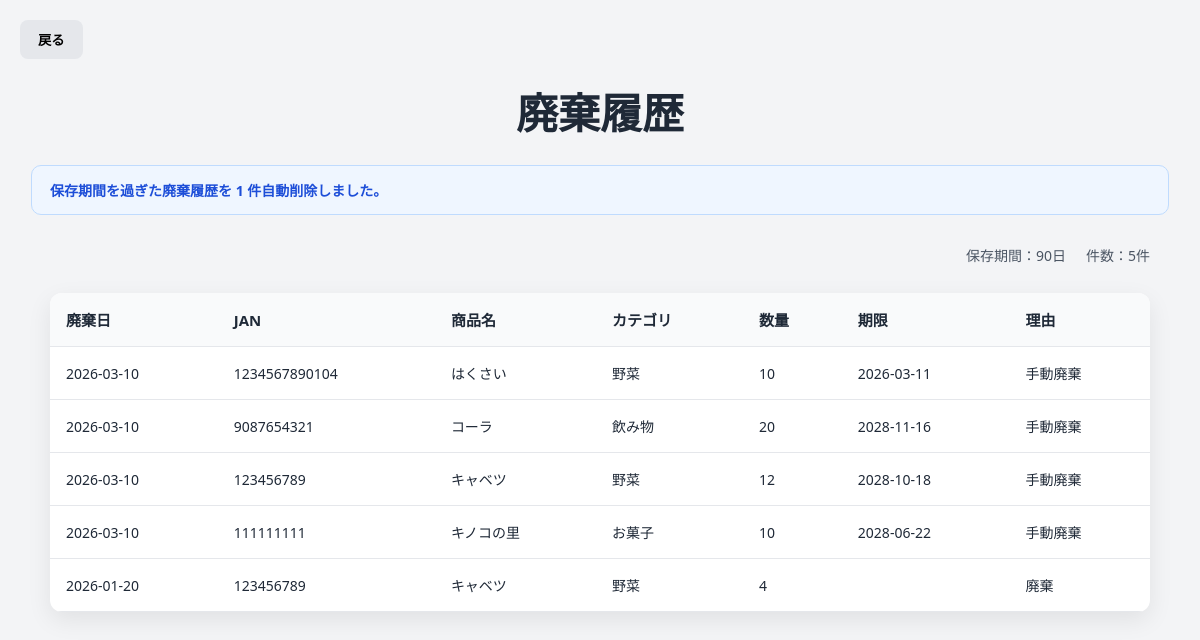
The page /pages/haiki.php (signed in) on the database its author committed.
### tables this page shows
CREATE TABLE `disposal` (
  `id` int(255) NOT NULL,
  `stock_id` int(11) NOT NULL,
  `expire_date` date DEFAULT NULL,
  `item_id` int(255) NOT NULL,
  `disposal_quantity` int(255) NOT NULL,
  `reason` varchar(50) NOT NULL,
  `disposal_date` date NOT NULL,
  `created_at` date NOT NULL
);

CREATE TABLE `items` (
  `id` int(255) NOT NULL,
  `jan_code` varchar(13) NOT NULL,
  `item_name` varchar(100) NOT NULL,
  `category_id` int(255) NOT NULL,
  `unit` varchar(20) NOT NULL,
  `supplier` varchar(100) NOT NULL,
  `created_at` date NOT NULL,
  `updated_at` date NOT NULL,
  `price` int(11) NOT NULL DEFAULT 0,
  `reorder_point` int(11) NOT NULL DEFAULT 5,
  `is_limited` tinyint(1) NOT NULL DEFAULT 0 COMMENT '期間限定フラグ',
  `limited_start` date DEFAULT NULL COMMENT '販売開始日',
  `limited_end` date DEFAULT NULL COMMENT '販売終了日'
);

CREATE TABLE `categories` (
  `id` int(255) NOT NULL,
  `category_group` varchar(50) NOT NULL,
  `category_name` varchar(50) NOT NULL,
  `category_label_ja` varchar(100) NOT NULL
);

### pages/haiki.php (the view, shortened to what this page needs)
<?php
require_once __DIR__ . '/../dbconnect.php';
function h($s){
  return htmlspecialchars((string)$s, ENT_QUOTES, 'UTF-8');
}
function hasColumn(PDO $pdo, string $table, string $column): bool {
  $st = $pdo->prepare("SHOW COLUMNS FROM {$table} LIKE :c");
  $st->execute([':c' => $column]);
  return (bool)$st->fetch(PDO::FETCH_ASSOC);
}
function cleanupDisposalHistory(PDO $pdo, int $retentionDays = 90): int {
  $hasCreatedAt   = hasColumn($pdo, 'disposal', 'created_at');
  $hasDisposalDate = hasColumn($pdo, 'disposal', 'disposal_date');
  $baseColumn = $hasCreatedAt ? 'created_at' : 'disposal_date';
  $sql = "
    DELETE FROM disposal
    WHERE {$baseColumn} IS NOT NULL
      AND DATE({$baseColumn}) < (CURDATE() - INTERVAL :days DAY)
  ";
  $st = $pdo->prepare($sql);
  $st->bindValue(':days', $retentionDays, PDO::PARAM_INT);
  $st->execute();
  return $st->rowCount();
}
$retentionDays = 90;
$deletedCount = 0;
try {
  $deletedCount = cleanupDisposalHistory($pdo, $retentionDays);
} catch (Exception $e) {
  $deletedCount = 0;
}
$hasExpireDate = hasColumn($pdo, 'disposal', 'expire_date');
$expireSelect = $hasExpireDate ? "d.expire_date" : "NULL AS expire_date";
$sql = "
SELECT
  d.id,
  d.disposal_date,
  d.disposal_quantity,
  d.reason,
  {$expireSelect},
  i.jan_code,
  i.item_name,
  c.category_label_ja
FROM disposal d
LEFT JOIN items i ON i.id = d.item_id
LEFT JOIN categories c ON c.id = i.category_id
ORDER BY d.disposal_date DESC, d.id DESC
";
$stmt = $pdo->query($sql);
$rows = $stmt->fetchAll(PDO::FETCH_ASSOC);
$cleanupMessage = '';
if ($deletedCount > 0) {
  $cleanupMessage = "保存期間を過ぎた廃棄履歴を {$deletedCount} 件自動削除しました。";
}
?>
<!DOCTYPE html>
<html lang="ja">
<head>
<link rel="stylesheet" href="../assets/css/haiki.css">
</head>
<body>
<button class="back-btn" onclick="location.href='home.php'">戻る</button>
<div class="container">
  <h1>廃棄履歴</h1>
  <?php if ($cleanupMessage !== ''): ?>
    <div class="notice info"><?= h($cleanupMessage) ?></div>
  <?php endif; ?>
  <div class="history-meta">
    <p>保存期間：<?= (int)$retentionDays ?>日</p>
    <p>件数：<?= count($rows) ?>件</p>
  </div>
  <div class="table-card">
    <div class="table-scroll">
      <table class="item-table">
        <thead>
          <tr>
            <th>廃棄日</th>
            <th>JAN</th>
            <th>商品名</th>
            <th>カテゴリ</th>
            <th>数量</th>
            <th>期限</th>
            <th>理由</th>
          </tr>
        </thead>
        <tbody>
        <?php if ($rows): ?>
          <?php foreach ($rows as $r): ?>
          <tr>
            <td><?= h($r['disposal_date']) ?></td>
            <td><?= h($r['jan_code']) ?></td>
            <td><?= h($r['item_name']) ?></td>
            <td><?= h($r['category_label_ja']) ?></td>
            <td><?= (int)$r['disposal_quantity'] ?></td>
            <td><?= h($r['expire_date']) ?></td>
            <td><?= h($r['reason']) ?></td>
          </tr>
          <?php endforeach; ?>
        <?php else: ?>
          <tr>
            <td colspan="7" class="no-data">廃棄履歴はありません</td>
          </tr>
        <?php endif; ?>
        </tbody>
      </table>
    </div>
  </div>
</div>
</body>
</html>

### assets/css/haiki.css (style rules this page uses)
html { height:100%; }
body { min-height:100%; margin:0; font-family:"Segoe UI","Hiragino Kaku Gothic ProN",sans-serif; background:#F3F4F6; color:#1F2937; overflow-y:scroll; }
.back-btn { position:fixed; top:20px; left:20px; padding:10px 18px; background:#E5E7EB; border:none; border-radius:8px; font-weight:600; cursor:pointer; transition:.2s; z-index:1000; }
.container { max-width:1280px; margin:0 auto; padding:40px 20px 80px; }
h1 { text-align:center; font-size:42px; font-weight:700; margin:40px 0 24px; }
.notice { max-width:1100px; margin:0 auto 16px; padding:14px 18px; border-radius:10px; font-size:14px; font-weight:600; border:1px solid transparent; }
.notice.info { background:#EFF6FF; color:#1D4ED8; border-color:#BFDBFE; }
.history-meta { max-width:1100px; margin:0 auto 14px; display:flex; justify-content:flex-end; gap:20px; font-size:14px; color:#4B5563; }
.table-card { max-width:1100px; margin:0 auto; background:#fff; border-radius:12px; box-shadow:0 8px 24px rgba(0,0,0,.08); overflow:hidden; }
.table-scroll { max-height:520px; overflow-y:auto; overflow-x:auto; }
.item-table { width:100%; border-collapse:collapse; min-width:900px; }
.item-table th { background:#F9FAFB; padding:16px; font-size:15px; font-weight:600; text-align:left; border-bottom:1px solid #E5E7EB; position:sticky; top:0; z-index:1; }
.item-table td { padding:16px; border-bottom:1px solid #E5E7EB; font-size:14px; vertical-align:middle; }

### rows shown on the page
disposal: disposal_date "2026-03-10", item.jan_code "1234567890104", item.item_name "はくさい", categories.category_label_ja "野菜", disposal_quantity "10", expire_date "2026-03-11", reason "手動廃棄"
disposal: disposal_date "2026-03-10", item.jan_code "9087654321", item.item_name "コーラ", categories.category_label_ja "飲み物", disposal_quantity "20", expire_date "2028-11-16", reason "手動廃棄"
disposal: disposal_date "2026-03-10", item.jan_code "123456789", item.item_name "キャベツ", categories.category_label_ja "野菜", disposal_quantity "12", expire_date "2028-10-18", reason "手動廃棄"
disposal: disposal_date "2026-03-10", item.jan_code "111111111", item.item_name "キノコの里", categories.category_label_ja "お菓子", disposal_quantity "10", expire_date "2028-06-22", reason "手動廃棄"
disposal: disposal_date "2026-01-20", item.jan_code "123456789", item.item_name "キャベツ", categories.category_label_ja "野菜", disposal_quantity "4", reason "廃棄"

### other values the page prints
$cleanupMessage "保存期間を過ぎた廃棄履歴を 1 件自動削除しました。"
$retentionDays "90"
count($rows) "5"
